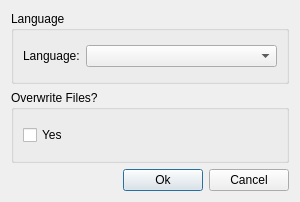
<?xml version="1.0" encoding="UTF-8"?>
<ui version="4.0">
 <class>DialogSettings</class>
 <widget class="QDialog" name="DialogSettings">
  <property name="geometry">
   <rect>
    <x>0</x>
    <y>0</y>
    <width>300</width>
    <height>202</height>
   </rect>
  </property>
  <property name="windowTitle">
   <string>Settings</string>
  </property>
  <layout class="QVBoxLayout" name="verticalLayout_2">
   <item>
    <widget class="QGroupBox" name="groupBox">
     <property name="title">
      <string>Language</string>
     </property>
     <layout class="QHBoxLayout" name="horizontalLayout">
      <item>
       <widget class="QLabel" name="labelLanguages">
        <property name="text">
         <string>Language:</string>
        </property>
       </widget>
      </item>
      <item>
       <widget class="QComboBox" name="comboLanguages">
        <property name="sizePolicy">
         <sizepolicy hsizetype="Expanding" vsizetype="Fixed">
          <horstretch>0</horstretch>
          <verstretch>0</verstretch>
         </sizepolicy>
        </property>
       </widget>
      </item>
     </layout>
    </widget>
   </item>
   <item>
    <widget class="QGroupBox" name="groupBox_1">
     <property name="title">
      <string>Overwrite Files?</string>
     </property>
     <layout class="QVBoxLayout" name="verticalLayout">
      <item>
       <widget class="QCheckBox" name="checkBox">
        <property name="text">
         <string>Yes</string>
        </property>
       </widget>
      </item>
     </layout>
    </widget>
   </item>
   <item>
    <layout class="QHBoxLayout" name="horizontalLayout_1">
     <item>
      <spacer name="horizontalSpacer_1">
       <property name="orientation">
        <enum>Qt::Horizontal</enum>
       </property>
       <property name="sizeHint" stdset="0">
        <size>
         <width>40</width>
         <height>20</height>
        </size>
       </property>
      </spacer>
     </item>
     <item>
      <widget class="QPushButton" name="pushOk">
       <property name="text">
        <string>Ok</string>
       </property>
      </widget>
     </item>
     <item>
      <widget class="QPushButton" name="pushCancel">
       <property name="text">
        <string>Cancel</string>
       </property>
      </widget>
     </item>
    </layout>
   </item>
  </layout>
 </widget>
 <resources/>
 <connections/>
</ui>
